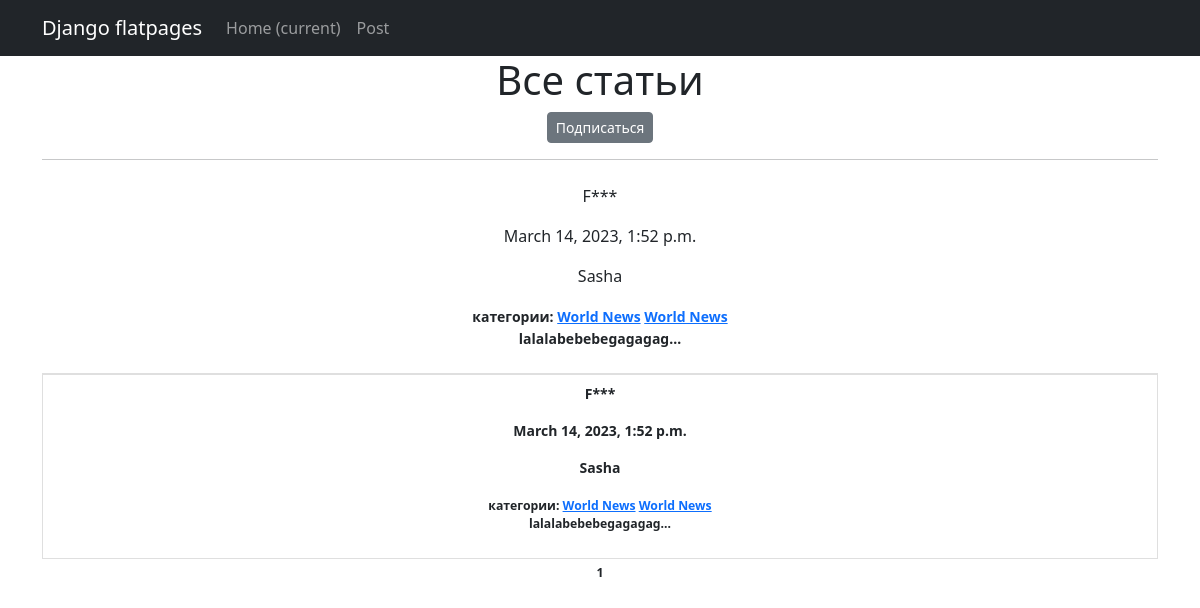
Before: /news/categories/4 with the older database file.
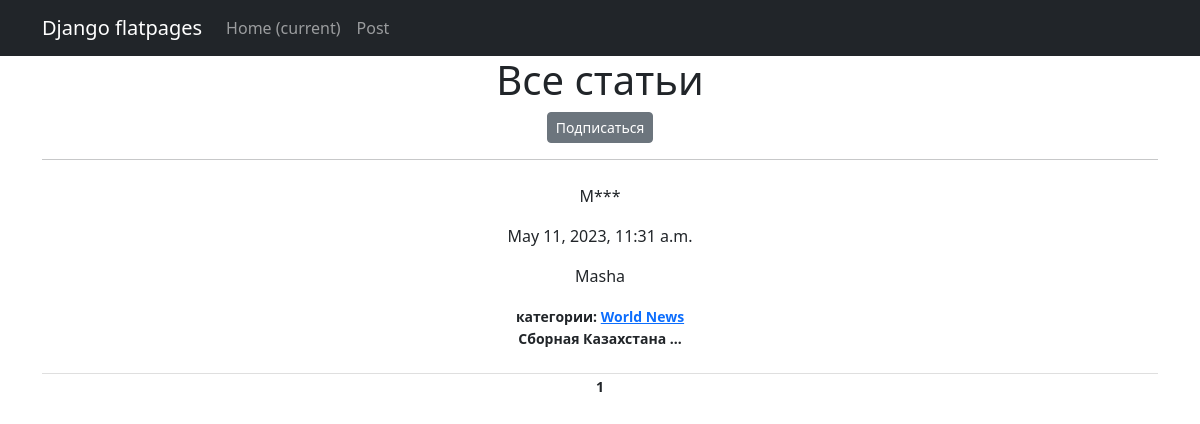
After: the same page with the newer database file.
### news_portal/models.py (models this page shows, shortened)
class Post(models.Model):
    author_ref = models.ForeignKey(Author, on_delete=models.CASCADE)
    a_or_n = models.BooleanField(default=False)
    time_create = models.DateTimeField(auto_now_add=True)
    categories = models.ManyToManyField(Category, through='PostCategory')
    header = models.CharField(max_length=255)
    article_text = models.TextField()
    article_rating = models.IntegerField(default=0)

class Author(models.Model):
    user_ref = models.OneToOneField(User, on_delete=models.CASCADE)
    user_rating = models.IntegerField(default=0)

class Category(models.Model):
    name = models.CharField(max_length=255, unique=True)
    subscribers = models.ManyToManyField(User, related_name='categories')
    def __str__(self):
        return self.name

### news_portal/views.py (the view)
# urls.py: path('categories/<int:pk>', CategoryListView.as_view(), name='category_list'),
class CategoryListView(ListView):
    model = Post
    template_name = 'category_list.html'
    context_object_name = 'category_news_list'
    paginate_by = 2  # вот так мы можем указать количество записей на странице
    def get_queryset(self):
        self.categories = get_object_or_404(Category, id=self.kwargs['pk'])
        queryset = Post.objects.filter(categories=self.categories).order_by('-time_create')
        return queryset
    def get_context_data(self, **kwargs):
       context = super().get_context_data(**kwargs)
       context['is_not_subscriber'] = self.request.user not in self.categories.subscribers.all()
       context['category'] = self.categories
       return context

### news_portal/templatetags/custom_filters.py (called while the page is built)
@register.filter()
def censor(value):
   return value[0:1:1]+'***'

### templates/category_list.html (shortened to what this page needs)
{% extends 'flatpages/default.html' %}
{% load custom_filters %}
{% load custom_tags %}
{% block content %}
    <h1>Все статьи</h1>
    {% if is_not_subscriber %}
        <p class="text-center"><a href="{% url 'subscribe' category.id %}" class="btn btn-secondary btn-sm">Подписаться</a></p>
    {% endif %}
   <hr>
   <ul class="list-group list-group-flush">
       {% for post in category_news_list %}
            <li class="list-group-item">
               <p>{{ post.header|censor }}</p>
               <p>{{ post.time_create }}</p>
               <p>{{ post.author_ref.user_ref.username }}</p>
               <small class="fw-bold">категории:
                   {% for category in post.categories.all %}
                        <a href="{% url 'category_list' category.id %}">{{category}}</a>
                   {% endfor %}
               <p>{{ post.article_text|truncatechars:20 }}</p>
            </li>
       {% endfor %}
   </ul>
   {{ page_obj.number }}
{% endblock content %}

### templates/flatpages/default.html (shortened to what this page needs)
<!DOCTYPE html>
{% load static %}
<html lang="en">
    <head>
        <link href="{% static 'css/styles.css' %}" rel="stylesheet" />
    </head>
    <body>
        <nav class="navbar navbar-expand-lg navbar-dark bg-dark static-top">
           <div class="container">
               <a class="navbar-brand" href="#">Django flatpages</a>
               <div class="collapse navbar-collapse" id="navbarResponsive">
                   <ul class="navbar-nav ml-auto">
                       <li class="nav-item active">
                           <a class="nav-link" href="#">Home
                               <span class="sr-only">(current)</span>
                           </a>
                       </li>
                       <li class="nav-item">
                           <a class="nav-link" href="/posts/">Post</a>
                       </li>
                   </ul>
               </div>
           </div>
        </nav>
        <div class="container">
           <div class="row">
               <div class="col-lg-12 text-center">
                   {% block content %}{% endblock content %}
               </div>
           </div>
        </div>
    </body>
</html>

Changed rows visible on the page:
removed Post: header|censor "F***", time_create "March 14, 2023, 1:52 p.m.", author_ref.user_ref.username "Sasha", article_text "lalalabebebegagagag…", Category (name "World News")
added Post: header|censor "М***", time_create "May 11, 2023, 11:31 a.m.", author_ref.user_ref.username "Masha", article_text "Сборная Казахстана …", Category (name "World News")
